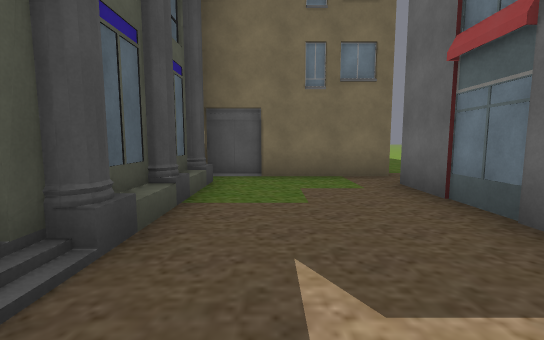
view 1 (above)

24 first-person views from a walk through a 3-D level made in the Unity game engine. The camera is 1.4 m above the floor, tilts 6° down and sees 90° across. The floor is counted in squares, 2 m on a side. Each view is taken from the middle of a square. On the plan, view 1 faces up. The plan holds only what a view shows up to about 9 squares ahead; the rest is blank. The place goes on beyond the plan. Some surface patterns are stand-ins.

view 2
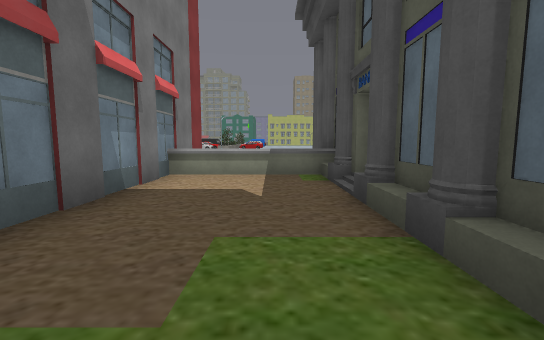

view 3
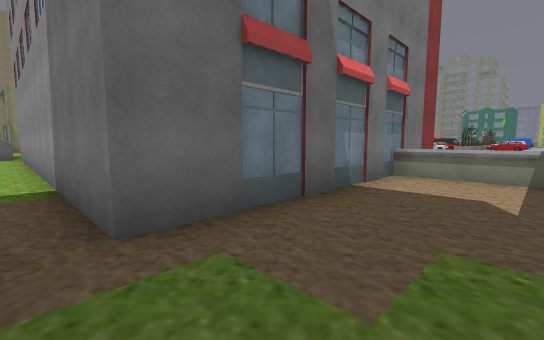

view 4
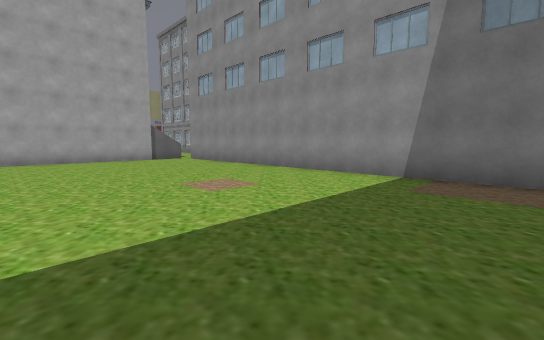

view 5
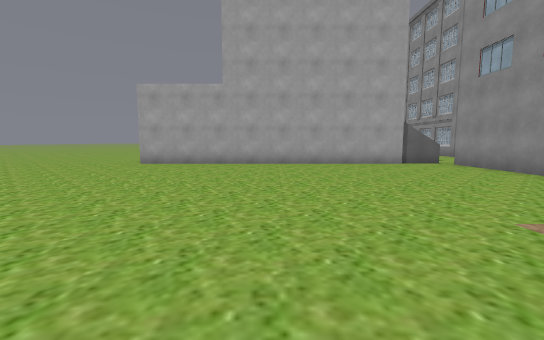

view 6
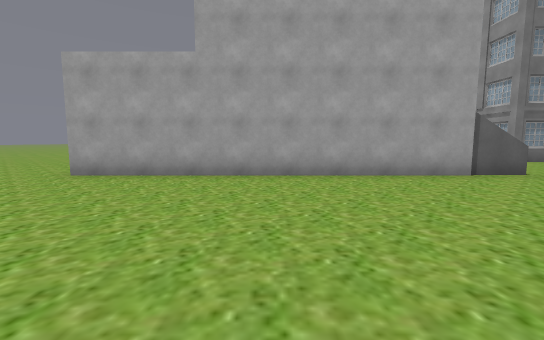

view 7
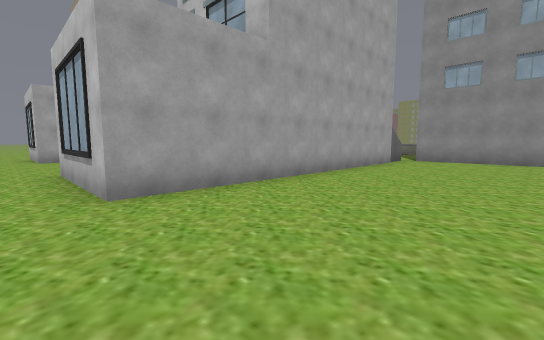

view 8
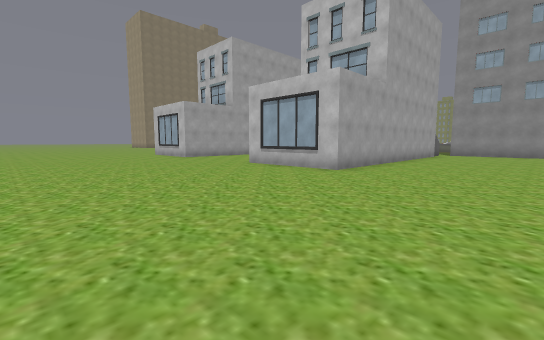

view 9
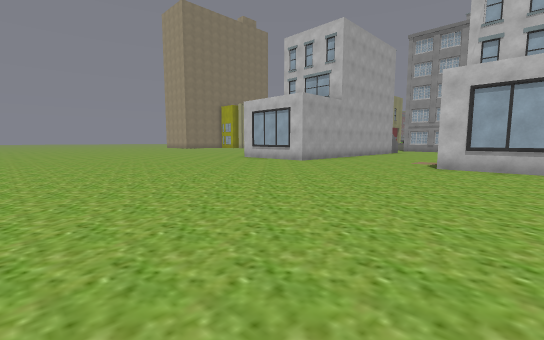

view 10
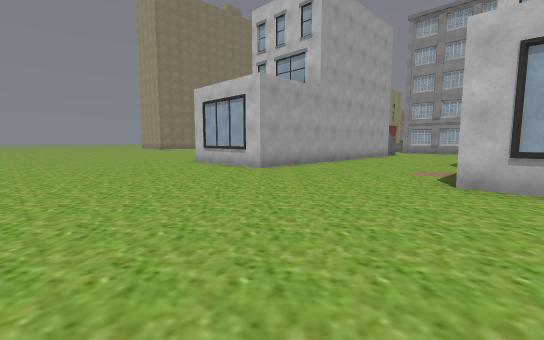

view 11
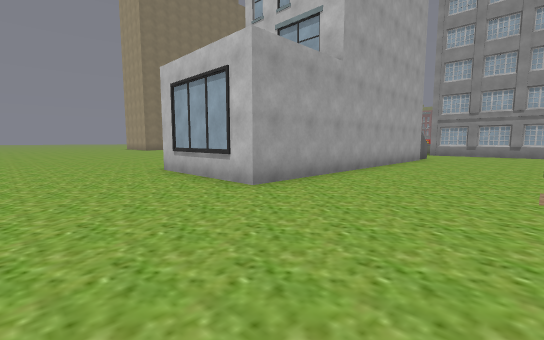

view 12
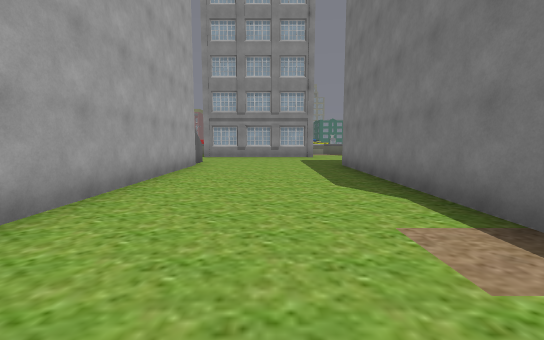

view 13
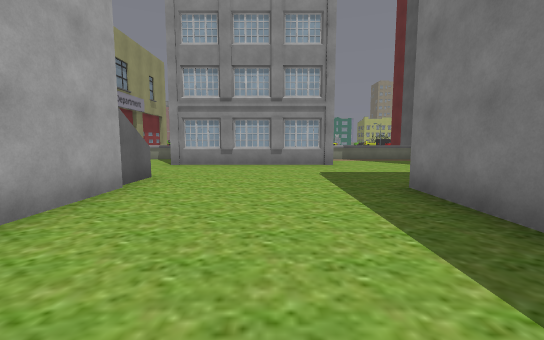

view 14
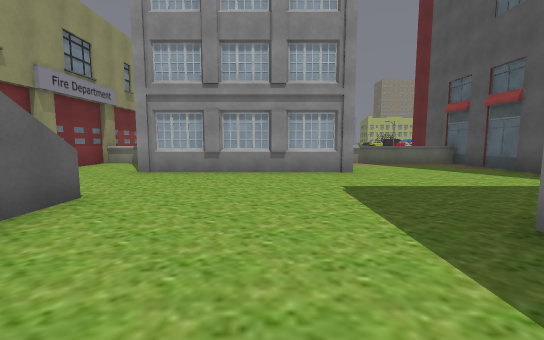

view 15
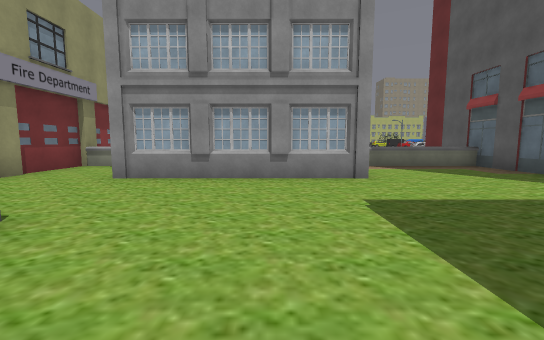

view 16
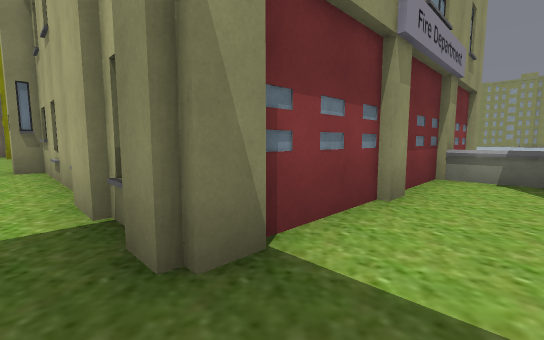

view 17
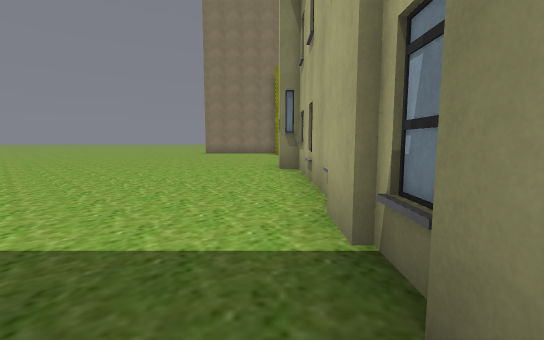

view 18
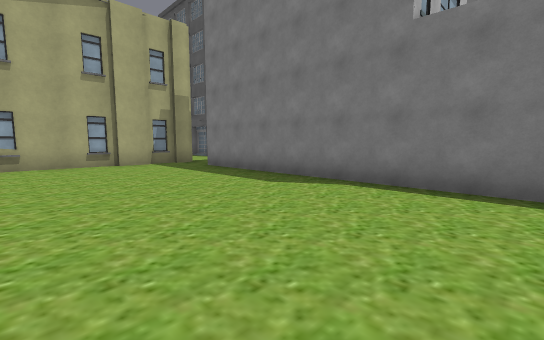

view 19
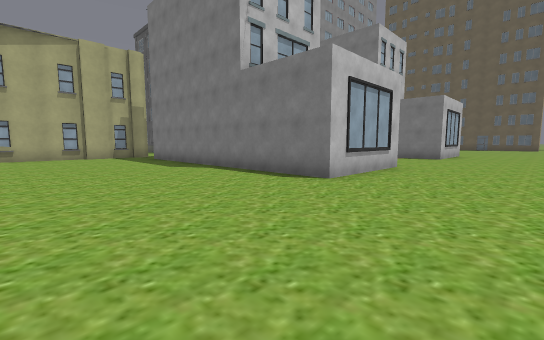

view 20
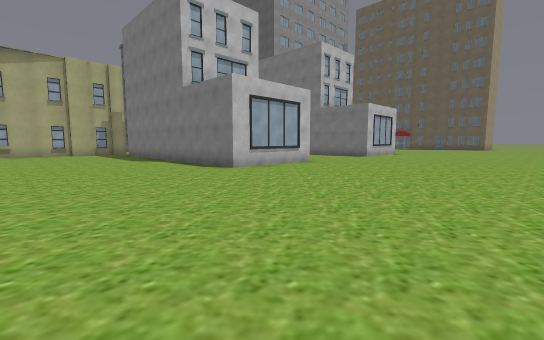

view 21
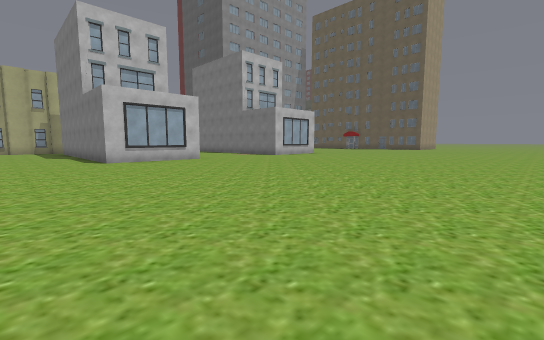

view 22
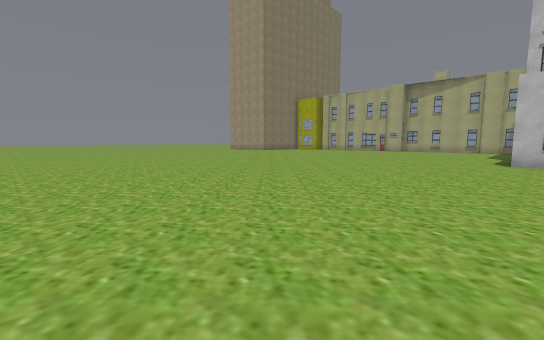

view 23
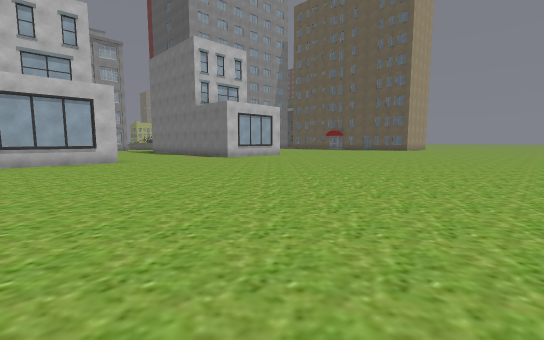

view 24
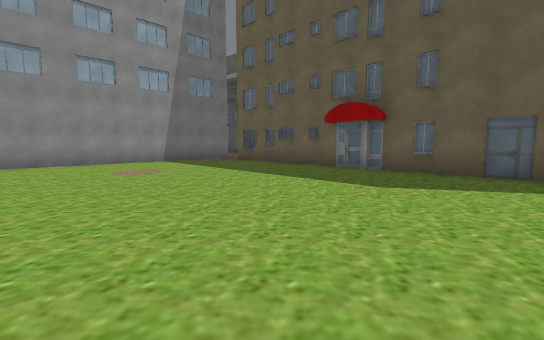

### Floor plan
Key: @ floor where view 1 was taken; # wall or solid block; . floor; ^ raised ledge; B building.
Columns run from 2 left of view 1 to 29 right of it. Each row starts with its distance up from view 1.
 24               ..................
 23               ..................
 22                .................
 21                 ................
 20             ....................
 19             ....................
 18             ....................
 17             ....................
 16             ....................
 15             ....................
 14     #...........####....###.....
 13     #...........#  #....  #.....
 12     #...........#  #....  #.....
 11     #...........#  #....   .....
 10     #...........#  #....   .....
  9     #...........#  #....   .....
  8     B...........#  #....   .....
  7      ...........#  #....   .....
  6  ###B...........#  #....B  .....
  5 ##..............B .....BB.......
  4 #...###########B...........#####
  3 ##..#           ...........#
  2 ##..#          #....###B#..#
  1 #...#          #...     ...#
  0 ##@.#          #...      ..#
 -1  #^^#          #^^^      ^^
 -2  #  #          #          #
 -3  #  #                     #

Positions as (right, up) in squares from view 1, and headings:
1: (0, 0), facing up
2: (0, 5), facing down
3: (0, 5), facing down-right
4: (3, 10), facing down-right
5: (5, 10), facing right
6: (8, 10), facing right
7: (10, 15), facing down-right
8: (10, 20), facing down-right
9: (15, 22), facing down-right
10: (16, 19), facing down-right
11: (18, 17), facing down-right
12: (19, 14), facing down
13: (19, 10), facing down
14: (19, 8), facing down
15: (19, 7), facing down
16: (23, 5), facing down-right
17: (24, 5), facing right
18: (29, 13), facing down-left
19: (29, 17), facing down-left
20: (29, 20), facing down-left
21: (27, 24), facing down-left
22: (24, 24), facing down-right
23: (24, 24), facing down-left
24: (9, 14), facing down-left
